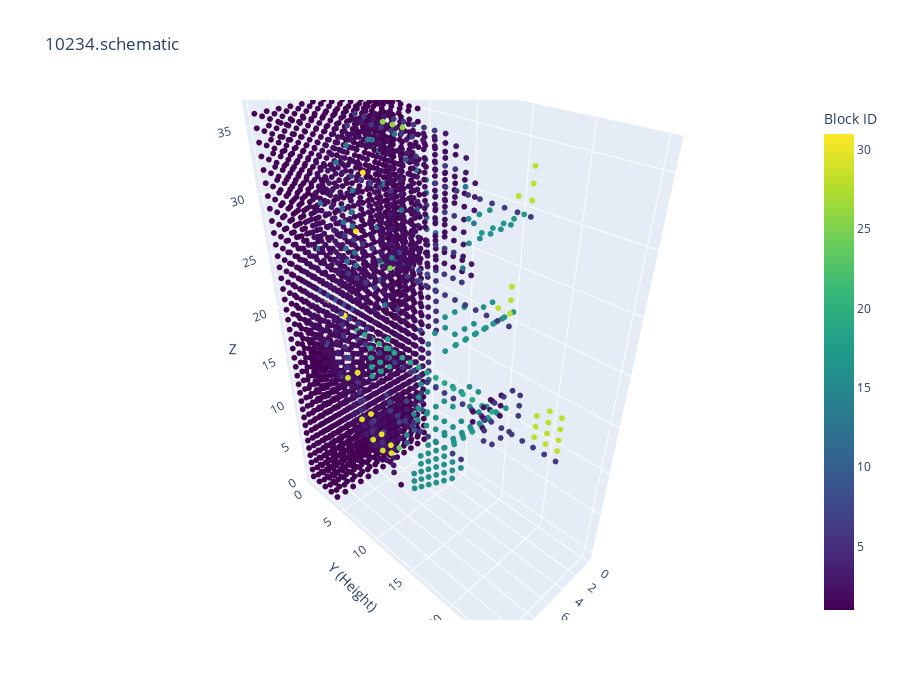

Notebook cell for this chart:
### Code cell
# View 3D (requires plotly)
viewer.view_3d(
    voxel_array,
    palette_reverse,
    max_blocks=5000,
    title=test_file.name
)

### Figure 1 — Plotly figure (JSON) as saved in the notebook; plotly's stock layout.template omitted (floating-point values rounded to 4 significant figures; data arrays with more than 128 entries replaced by an {"elided": "..."} marker saying what was removed)
{"data": [{"hovertemplate": "%{text}<br>X: %{x}<br>Y: %{y}<br>Z: %{z}<extra></extra>", "marker": {"color": {"elided": "3147 int values"}, "colorbar": {"title": {"text": "Block ID"}}, "colorscale": [[0, "#440154"], [0.1111, "#482878"], [0.2222, "#3e4989"], [0.3333, "#31688e"], [0.4444, "#26828e"], [0.5556, "#1f9e89"], [0.6667, "#35b779"], [0.7778, "#6ece58"], [0.8889, "#b5de2b"], [1, "#fde725"]], "showscale": true, "size": 2}, "mode": "markers", "text": {"elided": "3147 str values"}, "type": "scatter3d", "x": {"elided": "3147 int values"}, "y": {"elided": "3147 int values"}, "z": {"elided": "3147 int values"}}], "layout": {"height": 700, "scene": {"aspectmode": "data", "xaxis": {"title": {"text": "X"}}, "yaxis": {"title": {"text": "Y (Height)"}}, "zaxis": {"title": {"text": "Z"}}}, "title": {"text": "10234.schematic"}, "width": 900}}
